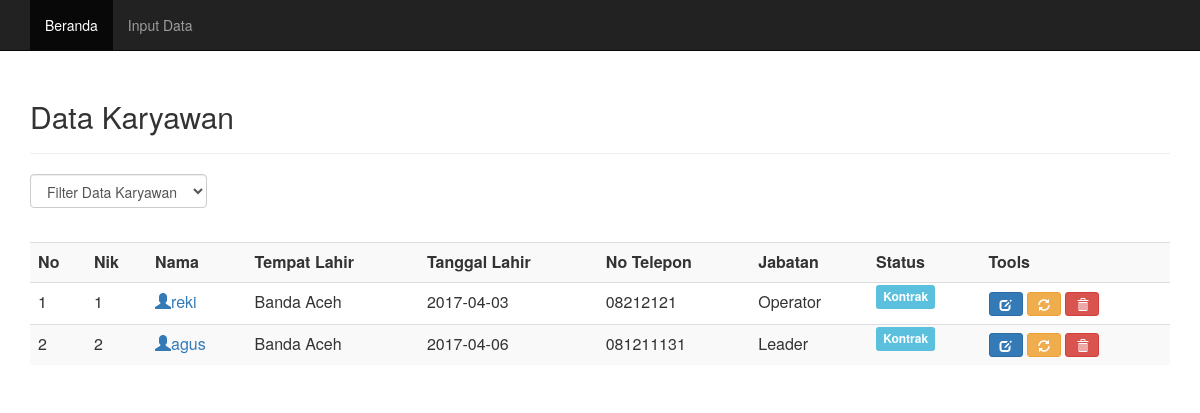
Page /praktikum5/index.php on the committed database.
### tables this page shows
CREATE TABLE `karyawan` (
  `nik` varchar(10) NOT NULL,
  `nama` varchar(50) NOT NULL,
  `tempat_lahir` varchar(30) NOT NULL,
  `tanggal_lahir` varchar(30) NOT NULL,
  `alamat` varchar(50) NOT NULL,
  `no_telepon` varchar(12) NOT NULL,
  `jabatan` varchar(15) NOT NULL,
  `status` varchar(15) NOT NULL,
  `username` varchar(15) NOT NULL,
  `password` varchar(15) NOT NULL
);

### praktikum5/index.php (the view, shortened to what this page needs)
<?php
include('koneksi.php');
?>
<<!DOCTYPE html>
<html>
<head>
	<link rel="stylesheet" href="css/bootstrap.min.css">
</head>
<body>
	<nav class="navbar navbar-inverse navbar-fixed-top">
		<div class="container">
			<div id="navbar" class="navbar-collapse collapse">
				<ul class="nav navbar-nav">
					<li class="active"><a href="index.php">Beranda</a></li>
					<li><a href="add.php">Input Data</a></li>
				</ul>
			</div>
		</div>
	</nav>
	<div class="container">
		<div class="content">
			<h2>Data Karyawan</h2>
			<hr />
			<form class="form-inline" method="get">
				<div class="form-group">
					<select name="filter" class="form-control" onchange="form.submit()">
						<option value="0">Filter Data Karyawan</option>
						<?php $filter = (isset($_GET['filter']) ? strtolower($_GET['filter']) : NULL) ?>
					</select>
				</div>
			</form>
			<br />
			<div class="table-responsive">
				<table class="table table-striped table-hover">
					<tr>
						<th>No</th>
						<th>Nik</th>
						<th>Nama</th>
						<th>Tempat Lahir</th>
						<th>Tanggal Lahir</th>
						<th>No Telepon</th>
						<th>Jabatan</th>
						<th>Status</th>
						<th>Tools</th>
					</tr>
					<?php
					if($filter){
						$sql = mysqli_query($koneksi, "SELECT * FROM karyawan WHERE status='$filter' ORDER BY nik ASC") or die("gagal");
					}else{
						$sql = mysqli_query($koneksi, "SELECT * FROM karyawan ORDER BY nik ASC")  or die("gagal");
					}
					if(mysqli_num_rows($sql) == 0){
						echo '<tr><td colspan="8">Data tidak ada di database.</td></tr>';
					}
					else{
						$no = 1;
						while ($row = mysqli_fetch_assoc($sql)) {
							echo '
							<tr>
								<td>'.$no.'</td>
								<td>'.$row['nik'].'</td>
								<td><a href="profile.php?nik='.$row['nik'].'"><span class="glyphicon glyphicon-user" aria-hidden="true"></span>'.$row['nama'].'</a></td>
								<td>'.$row['tempat_lahir'].'</td>
								<td>'.$row['tanggal_lahir'].'</td>
								<td>'.$row['no_telepon'].'</td>
								<td>'.$row['jabatan'].'</td>
								<td>';
								if($row['status'] == 'Tetap'){
									echo '<span class="label label-success">Tetap</span>';
								}
								else if ($row['status'] == 'Kontrak') {
									echo '<span class="label label-info">Kontrak</span>';
								}
								else if ($row['status'] == 'Outsourcing') {
									echo '<span class="label label-warning">Outsourcing</span>';
								}
							echo '
								</td>
								<td>
									<a href="edit.php?nik='.$row['nik'].'" title="Edit Data" class="btn btn-primary btn-sm"><span class="glyphicon glyphicon-edit" aria-hidden="true"></span></a>
									<a href="password.php?nik='.$row['nik'].'" title="Ganti Password" data-placement="bottom" data-togle="tooltip" class="btn btn-warning btn-sm"><span class="glyphicon glyphicon-refresh" aria-hidden="true"</span></a>
									<a href="index.php?aksi=delete&nik='.$row['nik'].'" title="Hapus Data" onclick="return confirm(\'Anda Yakin akan menghapus data '.$row['nama'].'?\')" class="btn btn-danger btn-sm"><span class="glyphicon glyphicon-trash" aria-hidden="true"</span></a>
								</td>
							</tr>
							';
							$no++;
						}
					}
					?>
				</table>
			</div>
		</div>
	</div>
</body>
</html>

### praktikum5/index.php (style rules this page uses)
.content { margin-top: 80px; }

### rows in the picture
karyawan: nik "1", nama "reki", tempat_lahir "Banda Aceh", tanggal_lahir "2017-04-03", no_telepon "08212121", jabatan "Operator", status "Kontrak"
karyawan: nik "2", nama "agus", tempat_lahir "Banda Aceh", tanggal_lahir "2017-04-06", no_telepon "081211131", jabatan "Leader", status "Kontrak"
